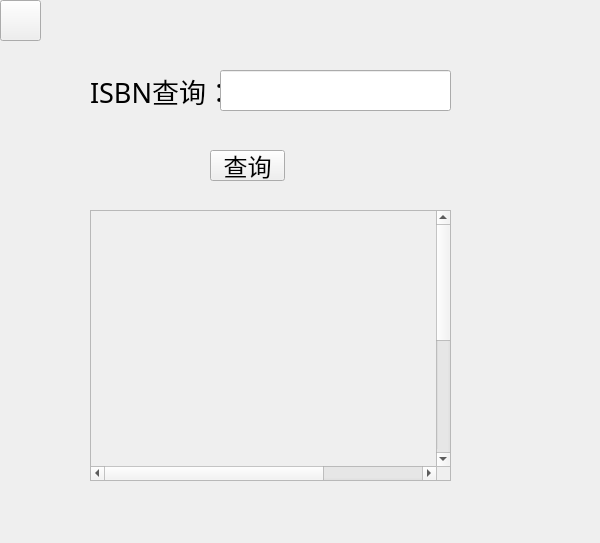
<?xml version="1.0" encoding="UTF-8"?>
<ui version="4.0">
 <class>btn_2Class</class>
 <widget class="QMainWindow" name="btn_2Class">
  <property name="geometry">
   <rect>
    <x>0</x>
    <y>0</y>
    <width>600</width>
    <height>543</height>
   </rect>
  </property>
  <property name="windowTitle">
   <string>btn_2</string>
  </property>
  <widget class="QWidget" name="centralWidget">
   <widget class="QPushButton" name="pushButton">
    <property name="geometry">
     <rect>
      <x>0</x>
      <y>0</y>
      <width>41</width>
      <height>41</height>
     </rect>
    </property>
    <property name="styleSheet">
     <string notr="true">image: url(:/return/return.jpg);</string>
    </property>
    <property name="text">
     <string/>
    </property>
   </widget>
   <widget class="QLabel" name="label">
    <property name="geometry">
     <rect>
      <x>90</x>
      <y>70</y>
      <width>131</width>
      <height>41</height>
     </rect>
    </property>
    <property name="font">
     <font>
      <family>华文楷体</family>
      <pointsize>20</pointsize>
     </font>
    </property>
    <property name="text">
     <string>ISBN查询：</string>
    </property>
   </widget>
   <widget class="QLineEdit" name="lineEdit">
    <property name="geometry">
     <rect>
      <x>220</x>
      <y>70</y>
      <width>231</width>
      <height>41</height>
     </rect>
    </property>
    <property name="font">
     <font>
      <family>华文楷体</family>
      <pointsize>18</pointsize>
     </font>
    </property>
    <property name="text">
     <string/>
    </property>
   </widget>
   <widget class="QPushButton" name="pushButton_2">
    <property name="geometry">
     <rect>
      <x>210</x>
      <y>150</y>
      <width>75</width>
      <height>31</height>
     </rect>
    </property>
    <property name="font">
     <font>
      <family>华文楷体</family>
      <pointsize>18</pointsize>
     </font>
    </property>
    <property name="text">
     <string>查询</string>
    </property>
   </widget>
   <widget class="QScrollArea" name="scrollArea">
    <property name="geometry">
     <rect>
      <x>90</x>
      <y>210</y>
      <width>361</width>
      <height>271</height>
     </rect>
    </property>
    <property name="font">
     <font>
      <family>华文楷体</family>
      <pointsize>18</pointsize>
     </font>
    </property>
    <property name="autoFillBackground">
     <bool>false</bool>
    </property>
    <property name="widgetResizable">
     <bool>false</bool>
    </property>
    <widget class="QWidget" name="scrollAreaWidgetContents">
     <property name="geometry">
      <rect>
       <x>0</x>
       <y>0</y>
       <width>500</width>
       <height>500</height>
      </rect>
     </property>
     <widget class="QLabel" name="label_2">
      <property name="geometry">
       <rect>
        <x>0</x>
        <y>0</y>
        <width>500</width>
        <height>30</height>
       </rect>
      </property>
      <property name="text">
       <string/>
      </property>
     </widget>
     <widget class="QLabel" name="label_3">
      <property name="geometry">
       <rect>
        <x>0</x>
        <y>40</y>
        <width>500</width>
        <height>30</height>
       </rect>
      </property>
      <property name="text">
       <string/>
      </property>
     </widget>
     <widget class="QLabel" name="label_4">
      <property name="geometry">
       <rect>
        <x>0</x>
        <y>80</y>
        <width>500</width>
        <height>30</height>
       </rect>
      </property>
      <property name="text">
       <string/>
      </property>
     </widget>
     <widget class="QLabel" name="label_5">
      <property name="geometry">
       <rect>
        <x>0</x>
        <y>120</y>
        <width>500</width>
        <height>30</height>
       </rect>
      </property>
      <property name="text">
       <string/>
      </property>
     </widget>
     <widget class="QLabel" name="label_6">
      <property name="geometry">
       <rect>
        <x>0</x>
        <y>160</y>
        <width>500</width>
        <height>30</height>
       </rect>
      </property>
      <property name="text">
       <string/>
      </property>
     </widget>
     <widget class="QLabel" name="label_7">
      <property name="geometry">
       <rect>
        <x>0</x>
        <y>200</y>
        <width>500</width>
        <height>30</height>
       </rect>
      </property>
      <property name="text">
       <string/>
      </property>
     </widget>
     <widget class="QLabel" name="label_8">
      <property name="geometry">
       <rect>
        <x>0</x>
        <y>240</y>
        <width>500</width>
        <height>30</height>
       </rect>
      </property>
      <property name="text">
       <string/>
      </property>
     </widget>
     <widget class="QLabel" name="label_9">
      <property name="geometry">
       <rect>
        <x>60</x>
        <y>30</y>
        <width>241</width>
        <height>201</height>
       </rect>
      </property>
      <property name="font">
       <font>
        <family>华文楷体</family>
        <pointsize>28</pointsize>
       </font>
      </property>
      <property name="text">
       <string/>
      </property>
     </widget>
    </widget>
   </widget>
  </widget>
 </widget>
 <layoutdefault spacing="6" margin="11"/>
 <resources>
  <include location="image.qrc"/>
 </resources>
 <connections/>
</ui>
